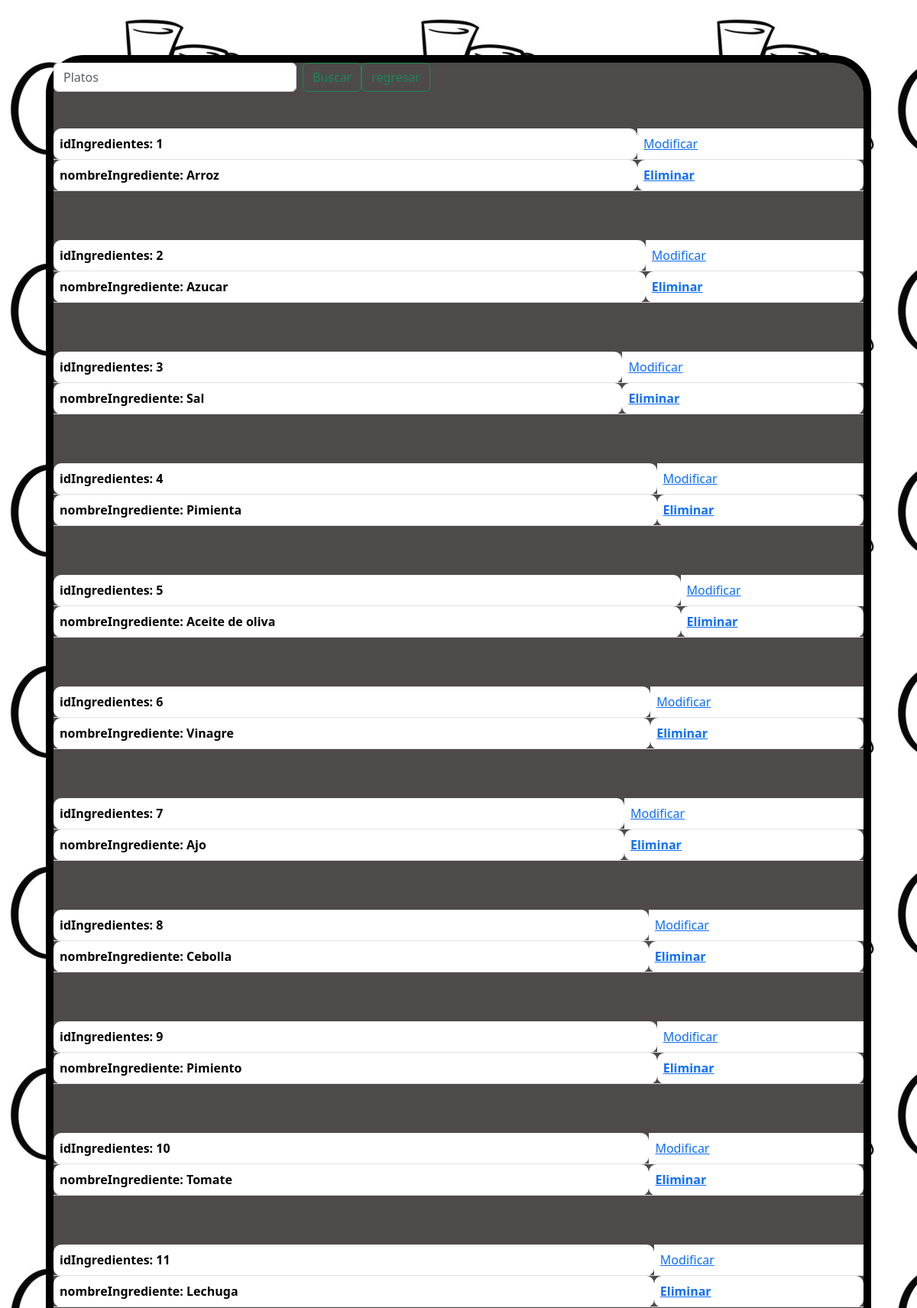
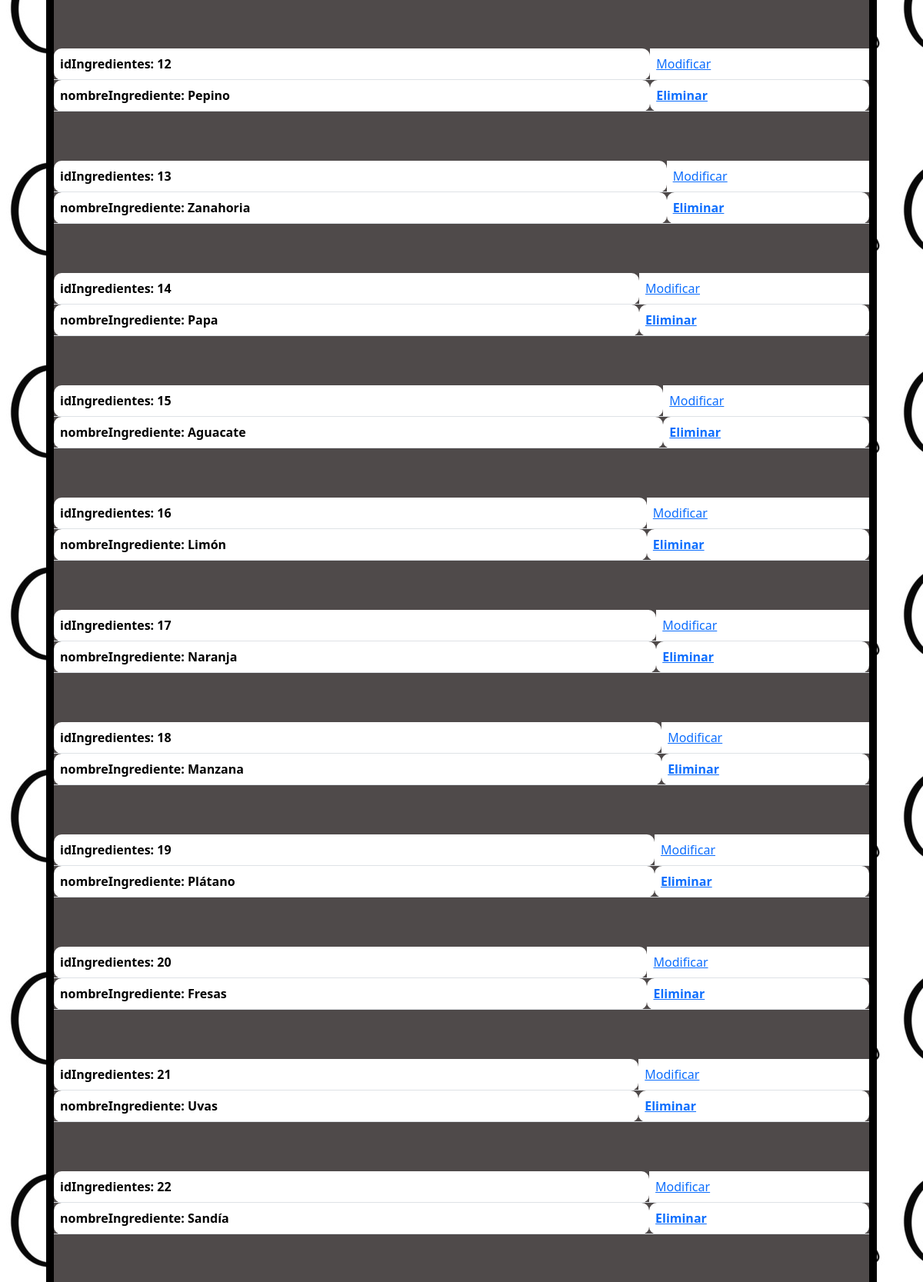
The app's page /proyect/chefcitov3/vistas/hola.php (upper part) with its own data (2 pictures, top to bottom).
### tables this page shows
CREATE TABLE `ingredientes` (
  `idIngredientes` int(5) NOT NULL,
  `nombreIngrediente` varchar(45) NOT NULL
);

### proyect/chefcitov3/vistas/ingredientes/modiingre.php (the view, shortened to what this page needs)
<?php include_once("../conex/conexion.php");?>
<!DOCTYPE html>
<html lang="en">
<head>
    <link rel="stylesheet" href=styles/style.css>
    <link href="https://cdn.jsdelivr.net/npm/bootstrap@5.3.1/dist/css/bootstrap.min.css" rel="stylesheet">
</head>
<body background="imagenes/chefcito.jpg" >
<div>
<form class="d-flex" method= "POST" style="center">
        <input class="form-control me-2" type="search" placeholder="Platos" aria-label="Search" name="txtbuscar">
        <button class="btn btn-outline-success" type="submit" name="btnbuscar">Buscar</button>
        <a class="btn btn-outline-success" href="admin.php">regresar</a>
</form>
    <?php
if(isset($_POST['btnbuscar']))
{
    $buscar=$_POST['txtbuscar'];
    $querychefcito=mysqli_query($conn, "SELECT idIngredientes,nombreIngrediente FROM ingredientes WHERE idIngredientes  LIKE'".$buscar."%'");
}
else {
    $querychefcito=mysqli_query($conn, "SELECT idIngredientes,nombreIngrediente FROM ingredientes ");
}
while($mostrar=mysqli_fetch_array($querychefcito))
{
    echo"<table class='table'>";
    echo"<tr><th >idIngredientes: ".$mostrar['idIngredientes']."</th>";
    echo "<td style='width=26%'><a href=\"ingredientes/modiingredientes.php?idIngredientes=$mostrar[idIngredientes]\">Modificar</a>";
    echo"<br>";
    echo"</tr>";
    echo"<br>";
    echo"<th> nombreIngrediente: ".$mostrar['nombreIngrediente']."</th>";
    echo "<th><a href =\"ingredientes/eliingre.php?idIngredientes=$mostrar[idIngredientes]\"onClick=\"return confirm('¿Estas seguro de eliminar a $mostrar[idIngredientes]?')\">Eliminar</a></th>" ;
    echo"<br>";
    echo"</table>";
}
?>
</div>
</body>
</html>

### proyect/chefcitov3/styles/style.css (style rules this page uses)
input[type=search] { width: 30%; }
th { border-radius: 10px; }

### proyect/chefcitov2/styles/style.css (style rules this page uses)
input[type=search] { width: 30%; }
th { border-radius: 10px; }

### records on screen
ingredientes: idIngredientes "1", nombreIngrediente "Arroz"
ingredientes: idIngredientes "2", nombreIngrediente "Azucar"
ingredientes: idIngredientes "3", nombreIngrediente "Sal"
ingredientes: idIngredientes "4", nombreIngrediente "Pimienta"
ingredientes: idIngredientes "5", nombreIngrediente "Aceite de oliva"
ingredientes: idIngredientes "6", nombreIngrediente "Vinagre"
ingredientes: idIngredientes "7", nombreIngrediente "Ajo"
ingredientes: idIngredientes "8", nombreIngrediente "Cebolla"
ingredientes: idIngredientes "9", nombreIngrediente "Pimiento"
ingredientes: idIngredientes "10", nombreIngrediente "Tomate"
ingredientes: idIngredientes "11", nombreIngrediente "Lechuga"
ingredientes: idIngredientes "12", nombreIngrediente "Pepino"
ingredientes: idIngredientes "13", nombreIngrediente "Zanahoria"
ingredientes: idIngredientes "14", nombreIngrediente "Papa"
ingredientes: idIngredientes "15", nombreIngrediente "Aguacate"
ingredientes: idIngredientes "16", nombreIngrediente "Limón"
ingredientes: idIngredientes "17", nombreIngrediente "Naranja"
ingredientes: idIngredientes "18", nombreIngrediente "Manzana"
ingredientes: idIngredientes "19", nombreIngrediente "Plátano"
ingredientes: idIngredientes "20", nombreIngrediente "Fresas"
ingredientes: idIngredientes "21", nombreIngrediente "Uvas"
ingredientes: idIngredientes "22", nombreIngrediente "Sandía"
